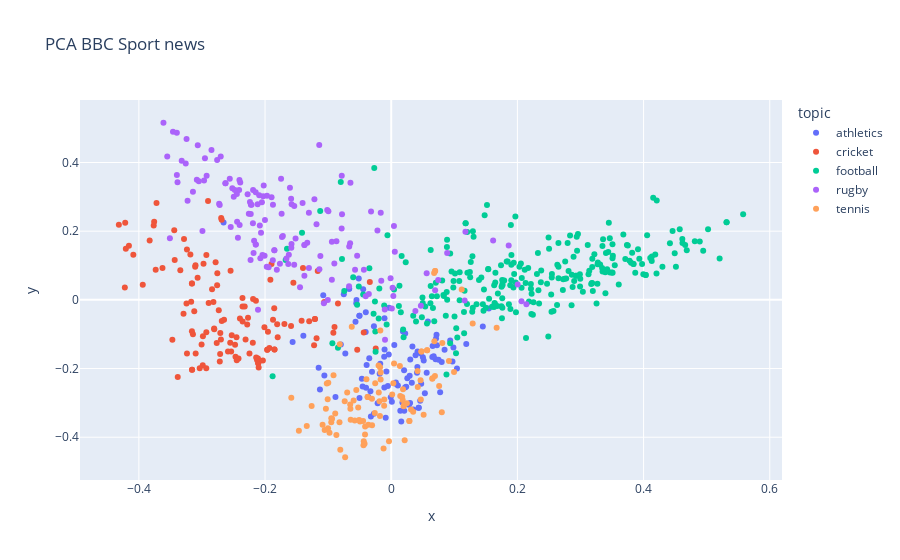

The code cell stored with this chart in its notebook:
### Code cell
import texthero as hero
import pandas as pd

%load_ext autoreload
%autoreload 2

print(hero.__version__)

df = pd.read_csv(
    "https://github.com/jbesomi/texthero/raw/master/dataset/bbcsport.csv"
)

df['pca'] = (
    df['text']
    .pipe(hero.clean)
    .pipe(hero.do_tfidf)
    .pipe(hero.do_pca)
)

fig = hero.scatterplot(df, col='pca', color='topic', title="PCA BBC Sport news", return_figure=True)
fig.write_image("../github/scatterplot_bbcsport.svg")
